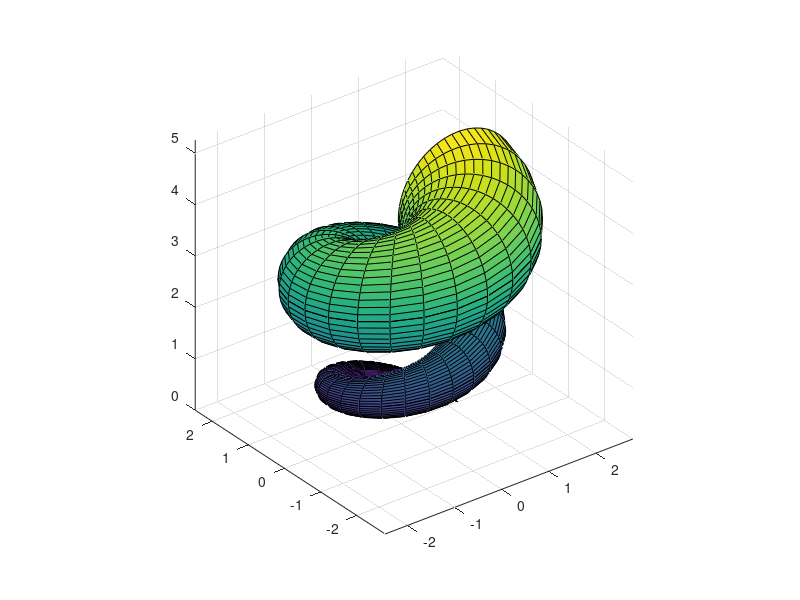

Reproduce this figure in MATLAB.
clear all;
close all;
clc;




%plot the mesh
U=4*pi;
V=2*pi;
u=linspace(0,4*pi,50);
v=linspace(0,2*pi,50);
[u,v]=meshgrid(u,v);
r=1;
x=(1.2+(u/10).*cos(v)).*cos(u);
y=(1.2+(u/10).*cos(v)).*sin(u);
z=(u/10).*sin(v)+u/pi;
surf(x,y,z)
hold on

%plot the 3d line
u = linspace(0,4*pi,40)
x=1.2.*cos(u);
y=1.2.*sin(u);
z=u/pi;
plot3(x,y,z,'r');

axis equal
